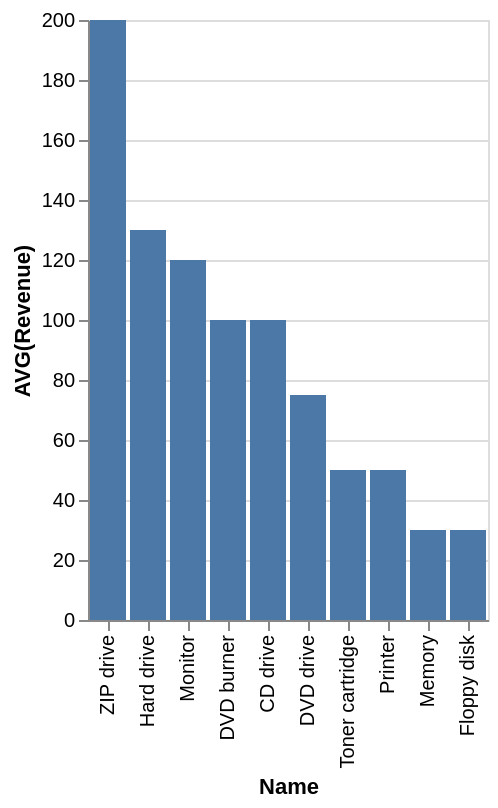

Here is the Vega-Lite specification saved for this chart:
### Vega-Lite specification from a JSON file in a GitHub repository (floating-point values rounded to 4 significant figures)
{"data": {"values": [{"x_data": "ZIP drive", "y_data": 200}, {"x_data": "Hard drive", "y_data": 130}, {"x_data": "Monitor", "y_data": 120}, {"x_data": "DVD burner", "y_data": 100}, {"x_data": "CD drive", "y_data": 100}, {"x_data": "DVD drive", "y_data": 75}, {"x_data": "Toner cartridge", "y_data": 50}, {"x_data": "Printer", "y_data": 50}, {"x_data": "Memory", "y_data": 30}, {"x_data": "Floppy disk", "y_data": 30}]}, "mark": "bar", "encoding": {"x": {"field": "x_data", "type": "nominal", "title": "Name", "sort": {"op": "sum", "field": "y_data", "order": "descending"}}, "y": {"field": "y_data", "type": "quantitative", "title": "AVG(Revenue)"}}}
